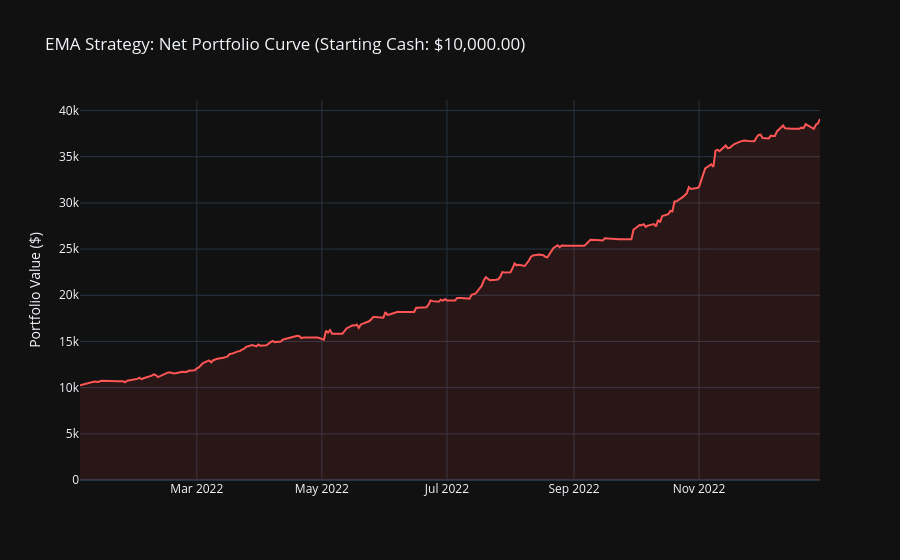

The code cell stored with this chart in its notebook:
### Code cell
import pandas as pd
import numpy as np
import plotly.graph_objects as go

def run_simulation_optimized(df, start_date, days=365, window=3, lookback=3, threshold=0.01, 
                             rebalance_days=1, initial_capital=10000.0, commission=0.001):
    # 1. Setup Dates
    start_dt = pd.to_datetime(start_date)
    end_dt = start_dt + pd.Timedelta(days=days)
    
    # 2. Vectorized Pre-calculation
    prices_df = df.pivot(index='Date', columns='Symbol', values='Close').ffill().bfill()
    prices_df.index = pd.to_datetime(prices_df.index)
    
    ema_df = prices_df.ewm(span=window, adjust=False).mean()
    ema_returns_df = ema_df.pct_change(periods=lookback)
    
    def has_extrema(x):
        if len(x) < 3: return False
        mid = x[1]
        return (mid > x[0] and mid > x[2]) or (mid < x[0] and mid < x[2])

    extrema_mask = ema_df.rolling(window=3, center=True).apply(has_extrema, raw=True)
    invalid_mask = extrema_mask.rolling(window=lookback-1).max().fillna(1.0).astype(bool)

    # 3. Filter Valid Signals
    valid_signals = ema_returns_df.where((ema_returns_df >= threshold) & (~invalid_mask), 0.0)
    
    row_sums = valid_signals.sum(axis=1)
    daily_weights = valid_signals.div(row_sums, axis=0).fillna(0.0)

    # 4. Apply Rebalance Interval
    rebalance_indices = np.arange(len(daily_weights)) % rebalance_days == 0
    weights_df = daily_weights.copy()
    weights_df[~rebalance_indices] = np.nan
    weights_df = weights_df.ffill().fillna(0.0)

    # 5. Slicing for Simulation
    sim_weights = weights_df.loc[start_dt:end_dt]
    sim_prices = prices_df.loc[start_dt:end_dt]
    active_row_sums = sim_weights.sum(axis=1)
    
    # Calculate Weight Changes Matrix
    weight_changes_df = sim_weights.diff()
    weight_changes_df.iloc[0] = sim_weights.iloc[0]
    
    weight_changes = weight_changes_df.abs().sum(axis=1)
    commission_costs = weight_changes * commission
    
    # 6. Performance & Growth Setup (to track current portfolio value for dollar sizing)
    price_returns_factor = prices_df.pct_change().shift(-1).loc[start_dt:end_dt] + 1
    daily_growth = (sim_weights * price_returns_factor).sum(axis=1)
    net_growth = daily_growth - commission_costs
    net_growth = net_growth.mask(active_row_sums == 0, 1.0 - commission_costs)
    
    # Generate cumulative running value of the portfolio
    value_curve = initial_capital * net_growth.cumprod()

    # -------------------------------------------------------------
    # TRACK COST BASIS, DOLLAR CASH, AND PRINT LOGS
    # -------------------------------------------------------------
    print(f"\n=========================== EXECUTED ORDERS LOG ===========================")
    symbols = sim_weights.columns.tolist()
    
    cost_basis = {symbol: 0.0 for symbol in symbols}
    active_weights = {symbol: 0.0 for symbol in symbols}
    running_cash = initial_capital

    for date, rows in weight_changes_df.iterrows():
        # Check if any rebalance occurred today
        if (rows.abs() > 1e-6).any():
            current_portfolio_value = value_curve.loc[date]
            print(f"\n📅 Date: {date.strftime('%Y-%m-%d')} | Portfolio Value: ${current_portfolio_value:,.2f}")
            
            # 1. Process SELLS first to release cash back into the pool
            for symbol in symbols:
                w_change = rows[symbol]
                if w_change < -1e-6:
                    target_w = sim_weights.loc[date, symbol]
                    current_price = sim_prices.loc[date, symbol]
                    
                    # Size of trade based on overall portfolio equity
                    trade_dollar_value = abs(w_change) * current_portfolio_value
                    trade_commission = trade_dollar_value * commission
                    
                    # Cash increases by trade value minus commission cost
                    running_cash += (trade_dollar_value - trade_commission)
                    
                    # Calculate realized performance
                    entry_p = cost_basis[symbol]
                    profit_str = f"{((current_price - entry_p) / entry_p) * 100:+.2f}%" if entry_p > 0 else "0.00%"
                    
                    print(f"   🔴 SELL {symbol:5s} | Weight: {w_change:6.2%} | Value: -${trade_dollar_value:8,.2f} | P&L: {profit_str}")
                    
                    active_weights[symbol] = target_w
                    if target_w < 1e-6:
                        cost_basis[symbol] = 0.0

            # 2. Process BUYS next using the available cash pool
            for symbol in symbols:
                w_change = rows[symbol]
                if w_change > 1e-6:
                    target_w = sim_weights.loc[date, symbol]
                    current_price = sim_prices.loc[date, symbol]
                    
                    trade_dollar_value = w_change * current_portfolio_value
                    trade_commission = trade_dollar_value * commission
                    
                    # Cash decreases by trade value plus commission cost
                    running_cash -= (trade_dollar_value + trade_commission)
                    
                    # Adjust moving cost basis
                    prev_w = active_weights[symbol]
                    total_w = prev_w + w_change
                    cost_basis[symbol] = (((prev_w * cost_basis[symbol]) + (w_change * current_price)) / total_w) if total_w > 0 else current_price
                    
                    print(f"   🟢 BUY  {symbol:5s} | Weight: +{w_change:5.2%} | Value: +${trade_dollar_value:8,.2f} | Price: ${current_price:,.2f}")
                    active_weights[symbol] = target_w
            
            # Print remaining free cash at the end of the day's operations
            # (Enforcing a floor of 0 for slight floating-point mismatches when 100% allocated)
            running_cash = max(0.0, running_cash)
            print(f"   💵 Free Cash Remaining: ${running_cash:,.2f}")

    print(f"===========================================================================\n")
    # -------------------------------------------------------------
    
    # 7. Plotting
    fig = go.Figure()
    fig.add_trace(go.Scatter(
        x=value_curve.index, 
        y=value_curve.values,
        fill='tozeroy',
        name=f'Net Portfolio Value',
        line=dict(color='#FF5555', width=2),
        fillcolor='rgba(255, 85, 85, 0.1)'
    ))

    fig.update_layout(
        template="plotly_dark",
        title=f"EMA Strategy: Net Portfolio Curve (Starting Cash: ${initial_capital:,.2f})",
        yaxis_title="Portfolio Value ($)",
        hovermode="x unified"
    )
    fig.show()

    return value_curve

value_history = run_simulation_optimized(df, '2022-01-01', commission=0.001)

### Figure 1 — Plotly figure (JSON) as saved in the notebook; plotly's stock layout.template omitted (floating-point values rounded to 4 significant figures; data arrays with more than 128 entries replaced by an {"elided": "..."} marker saying what was removed)
{"data": [{"fill": "tozeroy", "fillcolor": "rgba(255, 85, 85, 0.1)", "line": {"color": "#FF5555", "width": 2}, "name": "Net Portfolio Value", "type": "scatter", "x": {"elided": "251 str values"}, "y": {"elided": "251 float values"}}], "layout": {"hovermode": "x unified", "title": {"text": "EMA Strategy: Net Portfolio Curve (Starting Cash: $10,000.00)"}, "yaxis": {"title": {"text": "Portfolio Value ($)"}}}}
